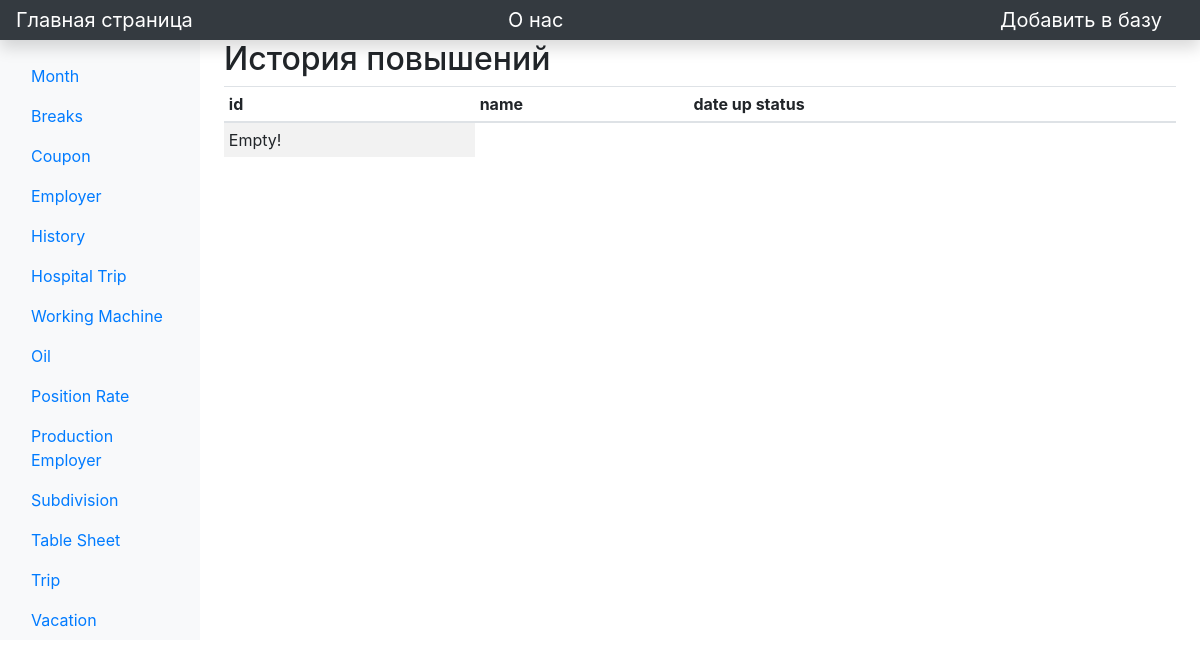
Before: /view/history_ with the older database file.
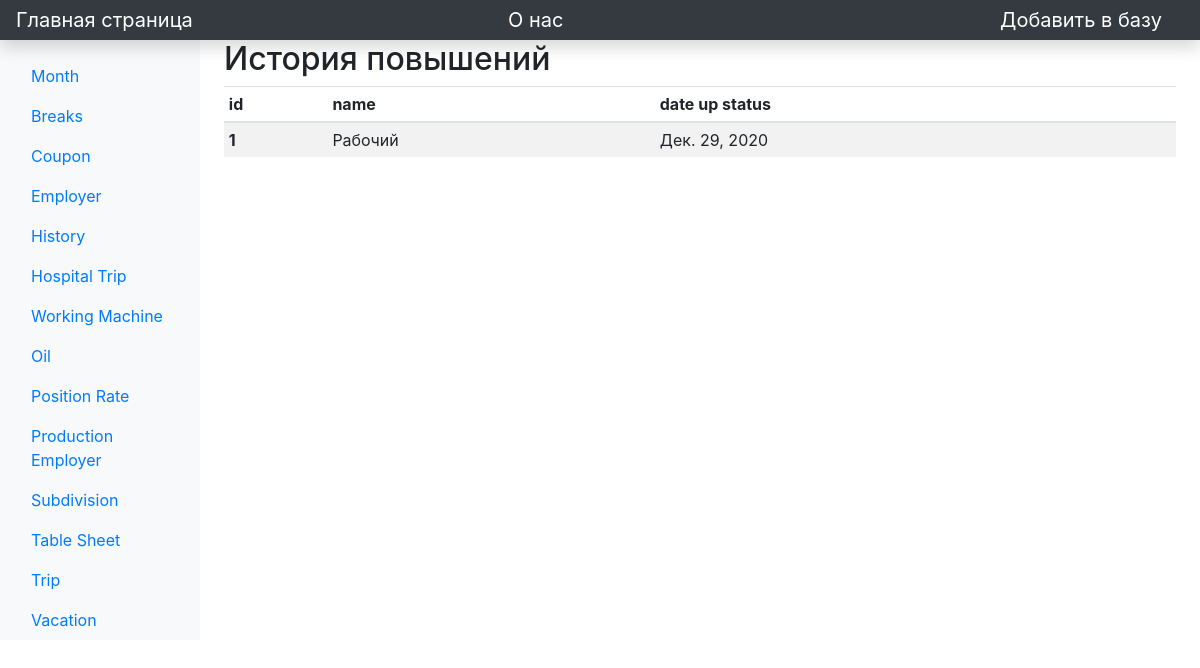
After: the same page with the newer database file.
### main/models.py (models this page shows)
class HistoryPromotions(models.Model):
    name = models.CharField('Name status', max_length=64)
    date_up = models.DateField()

### main/views.py (the view)
# urls.py: path('view/history_', views.history_, name='history_'),
def history_(request):
    task = HistoryPromotions.objects.all()
    return render(request, 'main/view/history_.html', {'task': task})

### main/templates/main/view/history_.html (shortened to what this page needs)
{% extends 'main/base.html' %}
{% block content %}
        <main class="col-md-9 ms-sm-auto col-lg-10 px-md-4">
            <h2>История повышений</h2>
            <div class="">
                <table class="table table-striped table-sm ">
                    <thead>
                    <tr>
                        <th scope="col">id</th>
                        <th scope="col">name</th>
                        <th scope="col">date up status</th>
                    </tr>
                    </thead>
                    <tbody>
                    {% if task %}
                    {% for i in task %}
                        <tr>
                            <th scope="row">{{ i.id }}</th>
                            <td>{{ i.name }}</td>
                            <td>{{ i.date_up }}</td>
                        </tr>
                    {% endfor %}
                    {% else %}
                    <tr>
                        <td>Empty!</td>
                    </tr>
                    {% endif %}
                    </tbody>
                </table>
            </div>
        </main>
{% endblock %}

Changed rows visible on the page:
added HistoryPromotions: id "1", name "Рабочий", date_up "Дек. 29, 2020"
Other visible differences:
text no longer shown: "Empty!"
